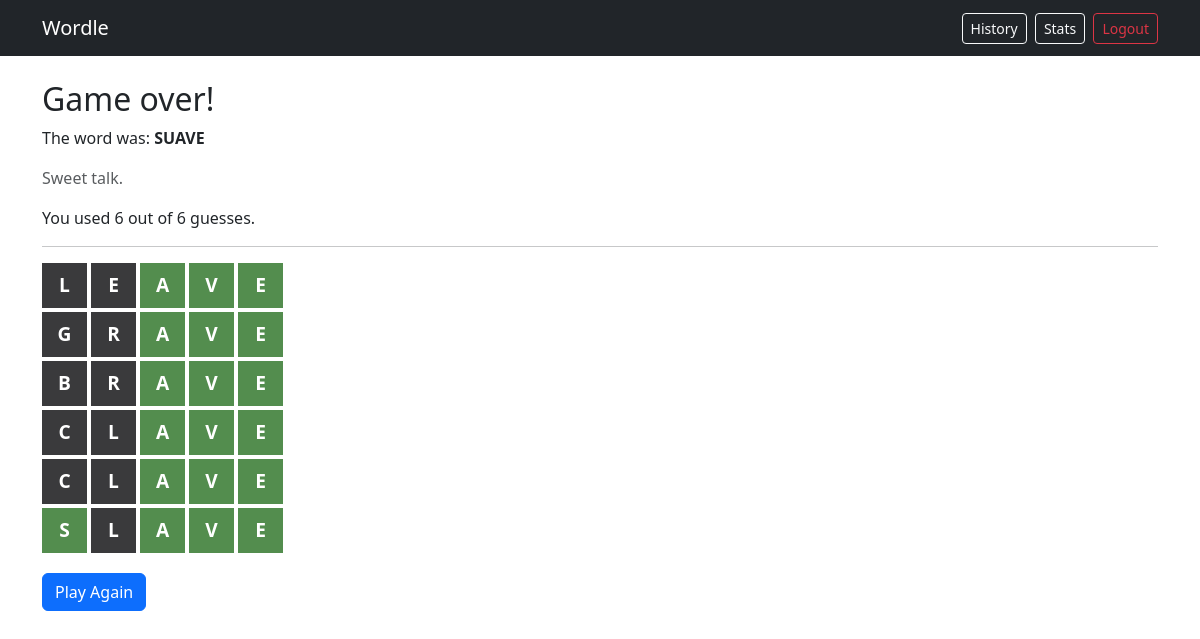
/game-over/19/ (signed in), run on the app's committed database.
### wordle_app/models.py (models this page shows, shortened)
class Session(models.Model):
    user = models.ForeignKey('User', on_delete=models.CASCADE, related_name='sessions')
    target_word = models.CharField(max_length=5)
    word_definition = models.TextField(blank=True)
    start_time = models.DateTimeField(auto_now_add=True)
    end_time = models.DateTimeField(null=True, blank=True)
    game_won = models.BooleanField(null=True)

class Guess(models.Model):
    session = models.ForeignKey('Session', on_delete=models.CASCADE, related_name='guesses')
    guessed_word = models.CharField(max_length=5)
    result_colors = models.CharField(max_length=5)
    time_stamp = models.DateTimeField(auto_now_add=True)
    def get_letter_color_pairs(self):
        return list(zip(self.guessed_word, self.result_colors))

### wordle_app/views.py (the view)
# urls.py: path('game-over/<int:session_id>/', views.game_over, name='game_over'),
@login_required
def game_over(request, session_id):
    session = Session.objects.get(id=session_id, user=request.user)
    return render(request, 'wordle_app/game_over.html', {'session': session,'guesses': session.guesses.all(),'won': session.game_won,})

### wordle_app/templates/wordle_app/game_over.html (shortened to what this page needs)
<!DOCTYPE html>
<html lang="en">
<head>
</head>
<body>
    {% extends 'wordle_app/base.html' %}
    {% block content %}
    <h2>
        {% if won %}You won!{% else %}Game over!{% endif %}
    </h2>
    <p>The word was: <strong>{{ session.target_word }}</strong></p>
    <p class="text-muted">{{ session.word_definition }}</p>
    <p>You used {{ guesses.count }} out of 6 guesses.</p>
    <hr>
    {% for guess in guesses %}
        <div class="d-flex gap-1 mb-1">
            {% for pair in guess.get_letter_color_pairs %}
                <div class="d-flex align-items-center justify-content-center fw-bold text-white"
                    style="width:45px;height:45px;font-size:1.2rem;
                    background-color:
                        {% if pair.1 == 'G' %}#538d4e
                        {% elif pair.1 == 'O' %}#b59f3b
                        {% else %}#3a3a3c{% endif %};">
                    {{ pair.0 }}
                </div>
            {% endfor %}
        </div>
    {% endfor %}
    <a href="{% url 'home' %}" class="btn btn-primary mt-3">Play Again</a>
    {% endblock %}

### data on the page
Session: target_word "SUAVE", word_definition "Sweet talk.", count "6"
Guess: pair "L" "E" "A" "V" "E"
Guess: pair "G" "R" "A" "V" "E"
Guess: pair "B" "R" "A" "V" "E"
Guess: pair "C" "L" "A" "V" "E"
Guess: pair "C" "L" "A" "V" "E"
Guess: pair "S" "L" "A" "V" "E"
